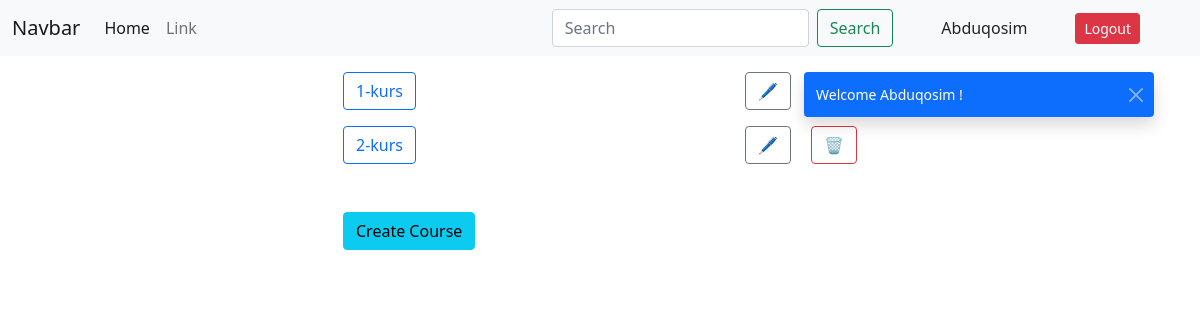
The page / (signed in) on the database as committed earlier.
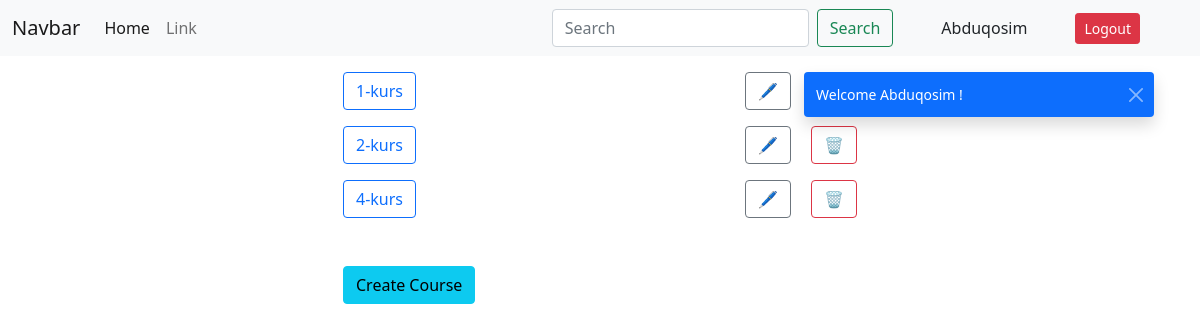
The same page on the database as committed later.
### subject/models.py (models this page shows, shortened)
class Course(models.Model):
    name = models.CharField(max_length=200)
    created_by = models.ForeignKey(User,on_delete=models.CASCADE)
    class Meta:
        db_table = 'Course'

### subject_book/home.py (the view)
# urls.py: path('', home, name = 'home'),
def home(request):
    courses = Course.objects.all()
    return render(request,'home.html',{'courses':courses})

### templates/home.html (shortened to what this page needs)
{% extends 'basse.html' %}
{% block content %}
    <div class="container">
        <div class="row">
            {% if user.is_authenticated %}
                <div aria-live="polite" aria-atomic="true" class="position-relative">
                    <div class="toast-container position-absolute top-0 end-0 p-3">
                        <div data-bs-autohide="true" data-bs-delay="5000" class="toast align-items-center text-white bg-primary border-0" role="alert"
                             aria-live="assertive"
                             aria-atomic="true">
                            <div class="d-flex">
                                <div class="toast-body">
                                   Welcome {{ user.username }} !
                                </div>
                                <button type="button" class="btn-close btn-close-white me-2 m-auto"
                                        data-bs-dismiss="toast"
                                        aria-label="Close"></button>
                            </div>
                        </div>
                    </div>
                </div>
            {% endif %}
            <div class="col-6 offset-3">
                {% if courses %}
                    {% for cours in courses %}
                        <div class="mt-3 d-flex justify-content-between">
                            <div>
                                <a href="{% url 'subject:subject_list' cours.id %}"
                                   class="btn mx-3 btn-outline-primary">{{ cours.name }}</a>
                            </div>
                            <div>
                                 {% if perms.subject.add_course %}
                                <a href="{% url 'subject:update_course' cours.id %}" class="btn btn-outline-secondary">&#128394</a>
                                <a href="{% url 'subject:delete_course' cours.id %}"
                                   class="btn btn-outline-danger mx-3">&#128465</a>
                                {% endif %}
                            </div>
                        </div>
                    {% endfor %}
                {% else %}
                    <h3>No Courses ...</h3>
                {% endif %}
                <div class="my-5">
                    {% if perms.subject.add_course %}
                        <a href="{% url 'subject:create_course' %}" class="btn btn-info mx-3">Create Course</a>
                    {% endif %}
                </div>
            </div>
        </div>
    </div>
{% endblock %}

Rows that differ between the two databases and show on the page:
added Course: name "4-kurs"
